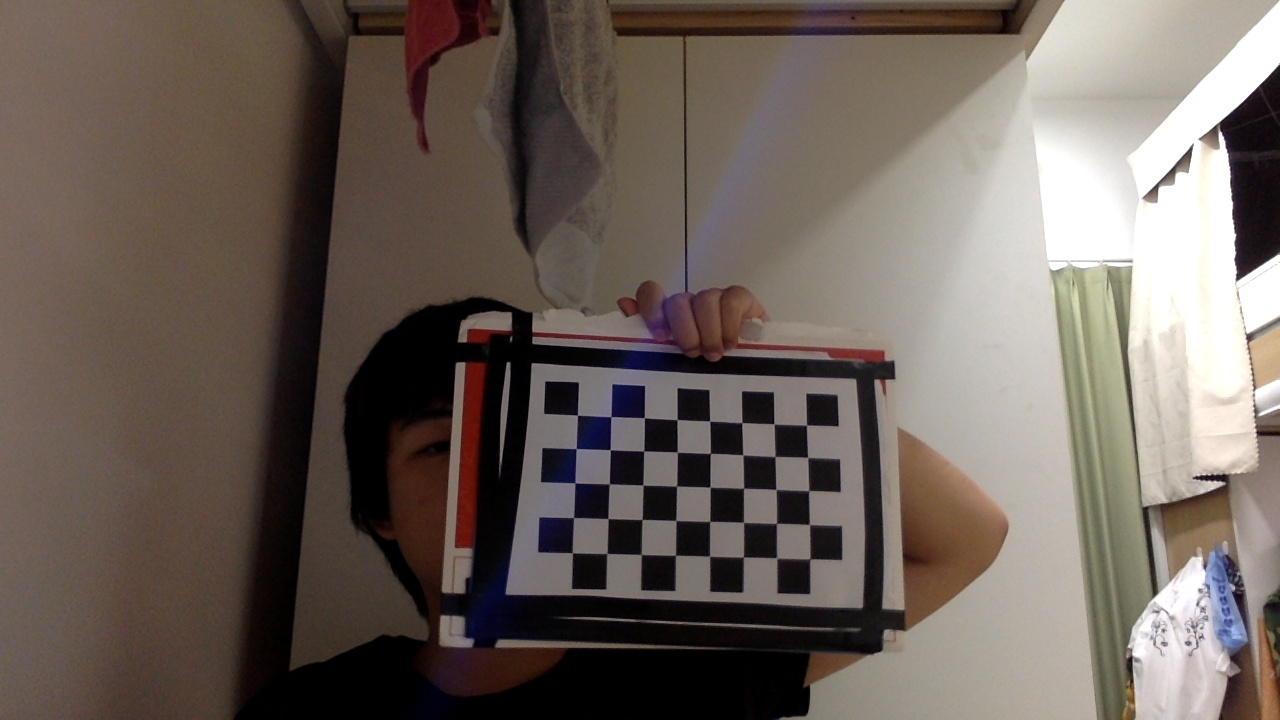
#> input picture q2_calib/calib_images/calib_1.jpg, 1280 x 720 px; its folder holds 4 pictures in this run
$ python step2_calibrate.py
#> lines starting #> are read from the running program, lines starting #| are printed output that depends on the picture
import cv2
import numpy as np
import glob
import os

# === 配置区 (根据你的实际情况修改) ===
CHECKERBOARD = (8, 5) # 棋盘格内角点数 (宽, 高)，数一下你的图是几乘几
SQUARE_SIZE = 24.0    # 你刚才用尺子量的格子边长 (mm)

# 准备 3D 坐标 (这是固定的数学模板，不用改)
objp = np.zeros((CHECKERBOARD[0] * CHECKERBOARD[1], 3), np.float32)
objp[:, :2] = np.mgrid[0:CHECKERBOARD[0], 0:CHECKERBOARD[1]].T.reshape(-1, 2)
objp *= SQUARE_SIZE

objpoints = [] # 存放 3D 真实坐标
imgpoints = [] # 存放 2D 图像像素坐标

# 读取刚才拍的所有照片
images = glob.glob('q2_calib/calib_images/*.jpg')
print(f"找到了 {len(images)} 张照片，开始标定...")

for fname in images:
    img = cv2.imread(fname)
#> img is the input picture: shape (720, 1280, 3); mean B, G, R 90.3, 97.6, 108.6
    gray = cv2.cvtColor(img, cv2.COLOR_BGR2GRAY) # 转灰度图，找角点更准
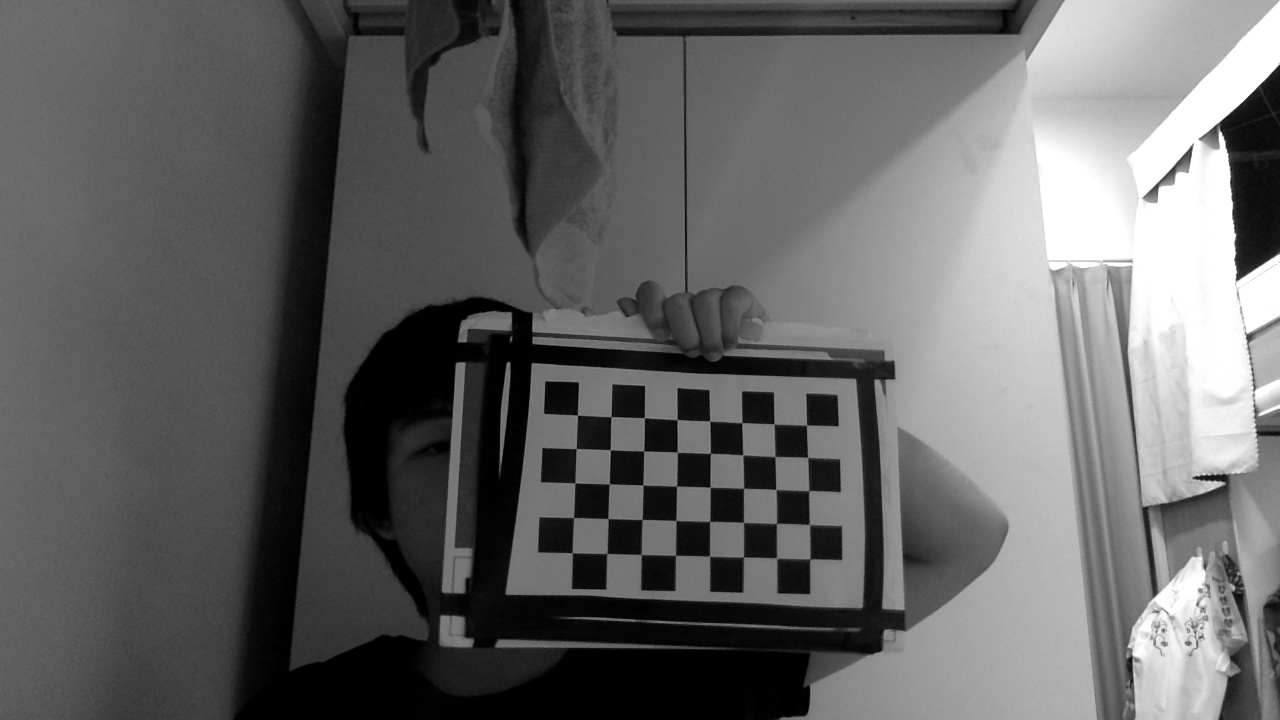
#> gray: shape (720, 1280); min 0, max 255, mean 100.1

    # 核心函数：寻找棋盘格角点
    ret, corners = cv2.findChessboardCorners(gray, CHECKERBOARD, None)
#> ret = True; corners = 40 rows, first 8: [577.4, 415.3], [610.8, 416.7], [644.3, 417.5], [677.2, 419.5], [709.5, 420.9], [741.8, 422.5], [773.9, 423.7], [806.6, 425]

    if ret == True:
        objpoints.append(objp)

        # 亚像素细化 (让结果更精确，这是专业做法)
        criteria = (cv2.TERM_CRITERIA_EPS + cv2.TERM_CRITERIA_MAX_ITER, 30, 0.001)
        corners2 = cv2.cornerSubPix(gray, corners, (11, 11), (-1, -1), criteria)
#> corners2 = 40 rows, first 8: [577.4, 415.1], [610.9, 416.6], [644.3, 417.7], [677.1, 419.5], [709.7, 421], [741.8, 422.6], [774, 423.9], [806.5, 425.1]
        imgpoints.append(corners2)
#> pass 2 of the loop `for fname in images:`:
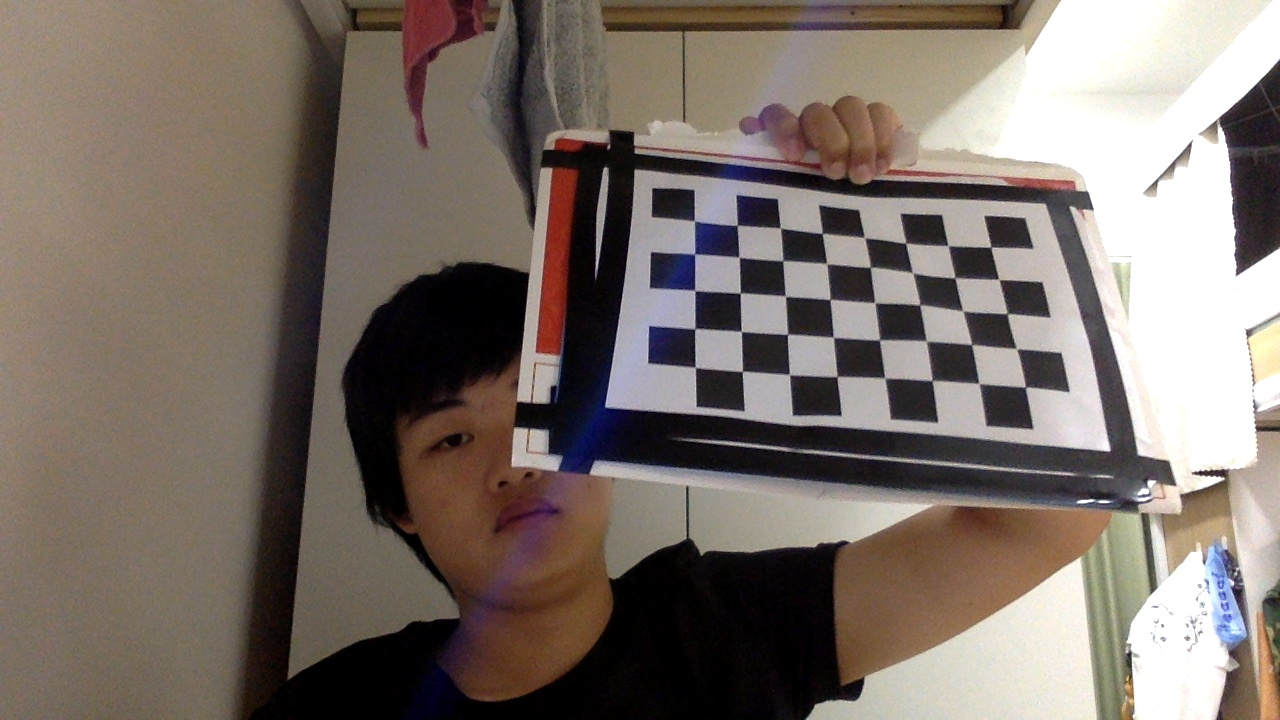
#> input picture q2_calib/calib_images/calib_10.jpg, 1280 x 720 px
#> img is the input picture: shape (720, 1280, 3); mean B, G, R 104.8, 112.4, 123.4
#> `gray = cv2.cvtColor(img, cv2.COLOR_BGR2GRAY)`:
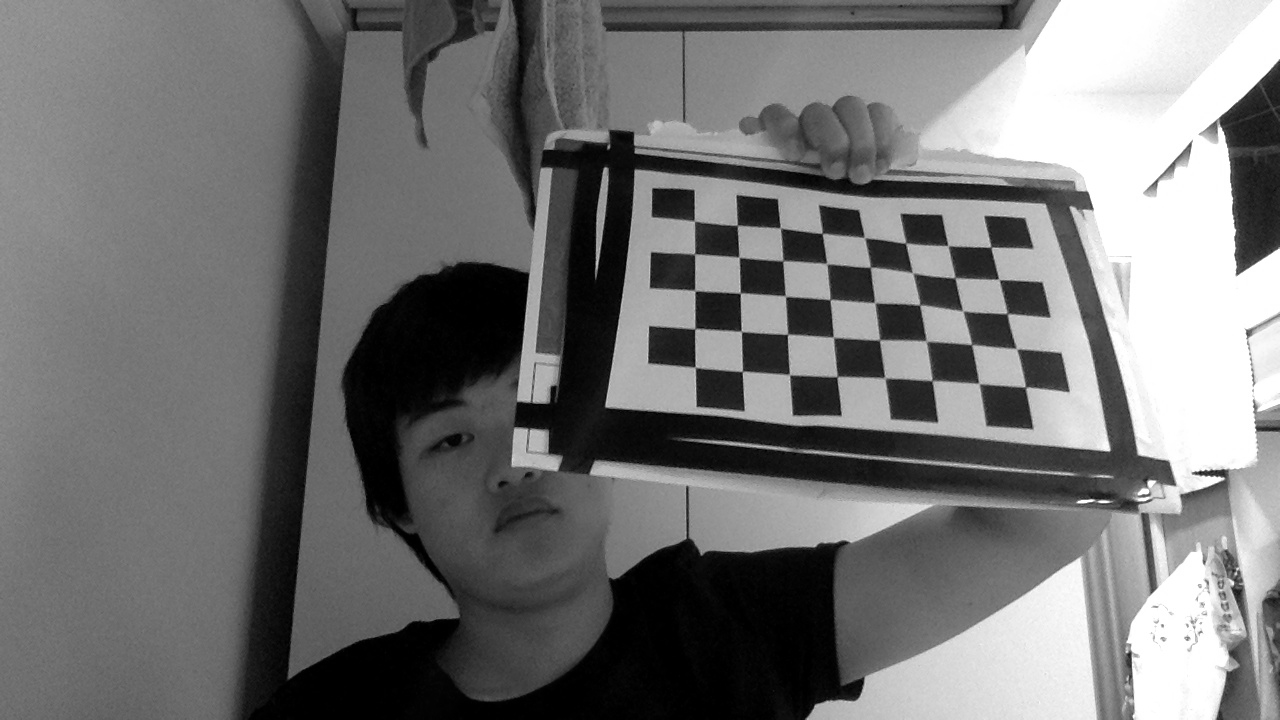
#> gray: shape (720, 1280); min 0, max 255, mean 114.8
#> corners = 40 rows, first 8: [694.2, 220.9], [737.4, 225.3], [780, 227.7], [822.2, 233.5], [864.4, 237.6], [905.5, 242.8], [948.1, 245.9], [991, 247]
#> corners2 = 40 rows, first 8: [694.4, 221], [737.3, 225.4], [780.3, 227.9], [822.3, 233.4], [864.6, 237.7], [905.7, 243.2], [948.1, 245.6], [991, 247.2]
#> pass 3 of the loop `for fname in images:`:
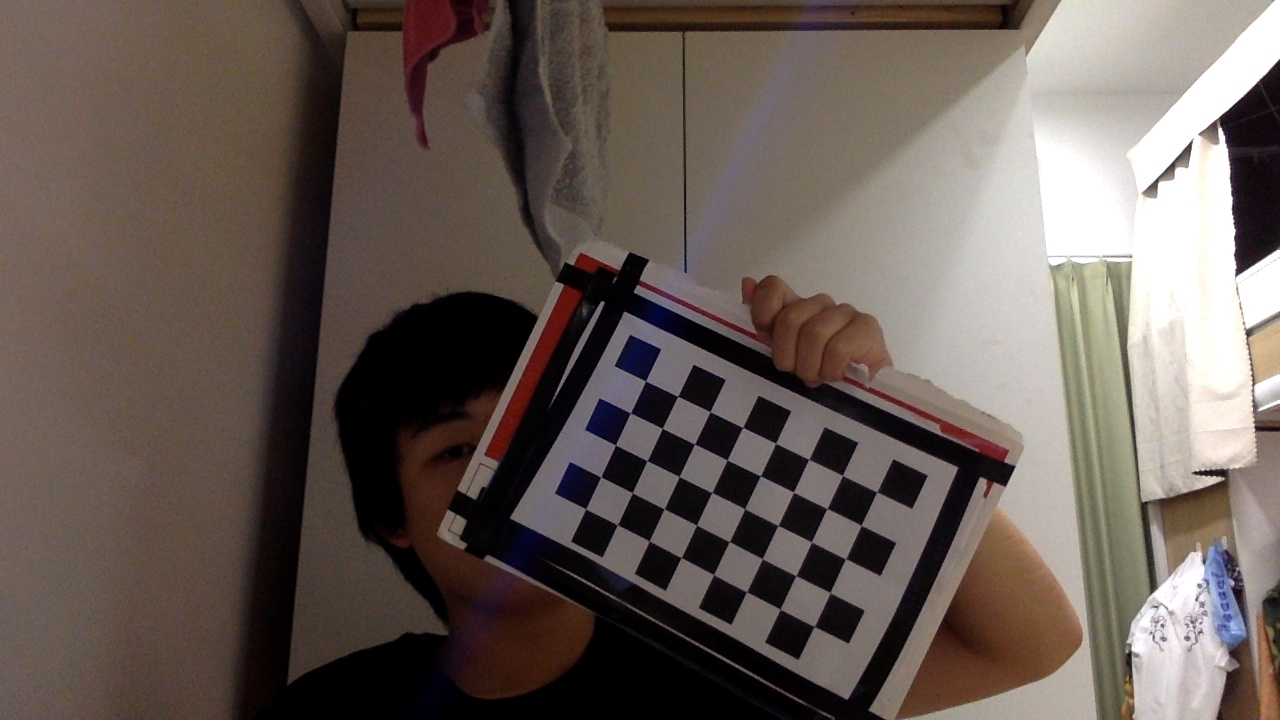
#> input picture q2_calib/calib_images/calib_11.jpg, 1280 x 720 px
#> img is the input picture: shape (720, 1280, 3); mean B, G, R 85.7, 92.1, 103.7
#> `gray = cv2.cvtColor(img, cv2.COLOR_BGR2GRAY)`:
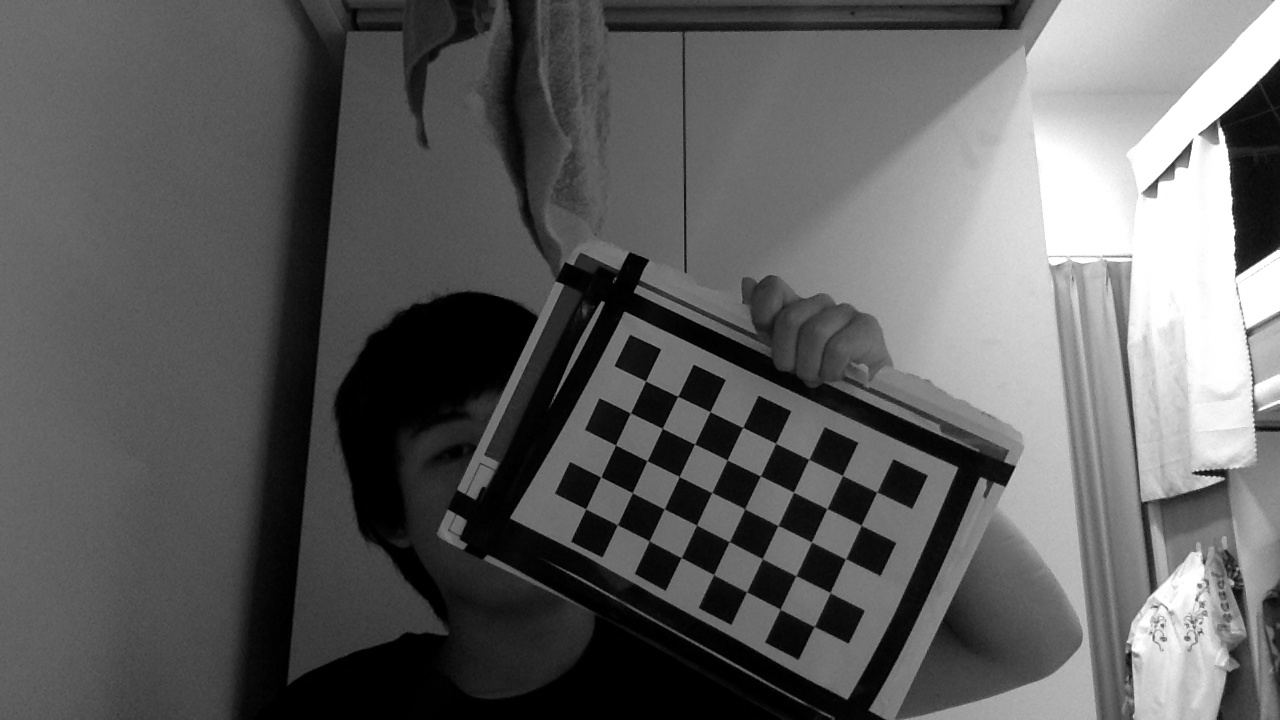
#> gray: shape (720, 1280); min 0, max 255, mean 94.8
#> corners = 40 rows, first 8: [645.5, 380.9], [677.7, 396.4], [710, 411.6], [742.8, 427.4], [775.5, 443.1], [808.8, 459.2], [842.4, 475.5], [876.6, 491.8]
#> corners2 = 40 rows, first 8: [645.5, 381], [677.7, 396.3], [710, 411.6], [742.7, 427.3], [775.6, 443.3], [808.7, 459.4], [842.5, 475.5], [876.9, 491.9]
#> the loop made 4 passes; the first 3 are shown

        # (可选) 画出来看看找没找对
        # cv2.drawChessboardCorners(img, CHECKERBOARD, corners2, ret)
        # cv2.imshow('img', img)
        # cv2.waitKey(100)

# === 核心计算 ===
# gray.shape[::-1] 是图像的 (宽, 高)
ret, mtx, dist, rvecs, tvecs = cv2.calibrateCamera(objpoints, imgpoints, gray.shape[::-1], None, None)

print("\n=== 标定结果 ===")
print(f"重投影误差 (越小越好，通常<0.5): {ret}")
print(f"内参矩阵 (mtx):\n{mtx}")
print(f"畸变系数 (dist):\n{dist}")

# 把结果存起来，下一步测距要用
np.savez('q2_calib/calib_data.npz', mtx=mtx, dist=dist)
print("\n结果已保存到 q2_calib/calib_data.npz")
